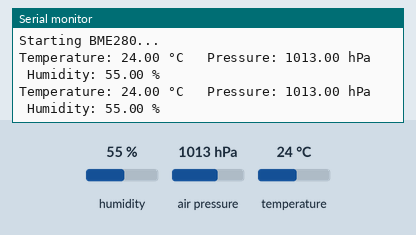
Simulated run of this sketch. Board: Arduino Uno, built with avr-gcc and run on an emulated ATmega328P. Parts: the last lines printed to the serial monitor. Inputs (shaded band) come from the test bench; at power-on: humidity 55 %, air pressure 1013 hPa, temperature 24 °C.

Above: at 1.8 s.
1.9 s: humidity set to 22 %
At 2.4 s:
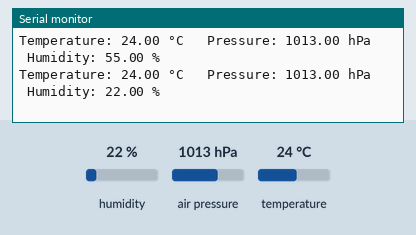
3.4 s: air pressure set to 952 hPa
At 4.7 s:
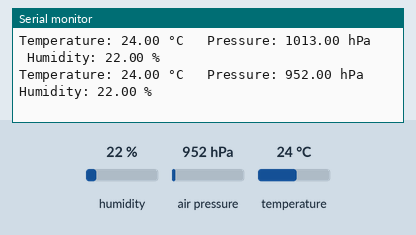
4.9 s: temperature set to 12 °C
At 5.9 s:
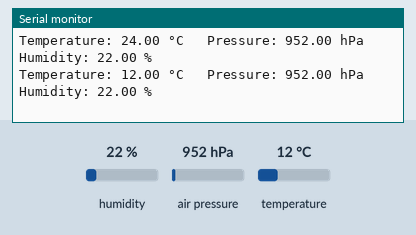

The sketch:

bme280_i2c_0x76.ino
```cpp
#include "SparkFunBME280.h"
#include "Wire.h"
#include "SPI.h"

BME280 Sensor;

void setup() {
  Serial.begin(9600);
  while (!Serial);

  Sensor.settings.commInterface = I2C_MODE;
  Sensor.settings.I2CAddress = 0x76;
  Sensor.settings.runMode = 3;
  Sensor.settings.tStandby = 0;
  Sensor.settings.filter = 0;
  Sensor.settings.tempOverSample = 1 ;
  Sensor.settings.pressOverSample = 1;
  Sensor.settings.humidOverSample = 1;

  Serial.println("Starting BME280... ");
  delay(10);
  Sensor.begin();
}

void loop() {
  Serial.print("Temperature: ");
  Serial.print(Sensor.readTempC(), 2);
  Serial.print(" °C");
  Serial.print("\t Pressure: ");
  Serial.print(Sensor.readFloatPressure() / 100, 2);
  Serial.print(" hPa");
  Serial.print("\t Humidity: ");
  Serial.print(Sensor.readFloatHumidity(), 2);
  Serial.println(" %");
  delay(1000);
}
```

Measured:
- after the input at 1.9 s, the serial monitor: prints a new line after 0.13 s (image 1)
- after the input at 3.4 s, the serial monitor: prints a new line after 0.64 s (image 2)
- after the input at 4.9 s, the serial monitor: prints a new line after 0.14 s (image 3)
